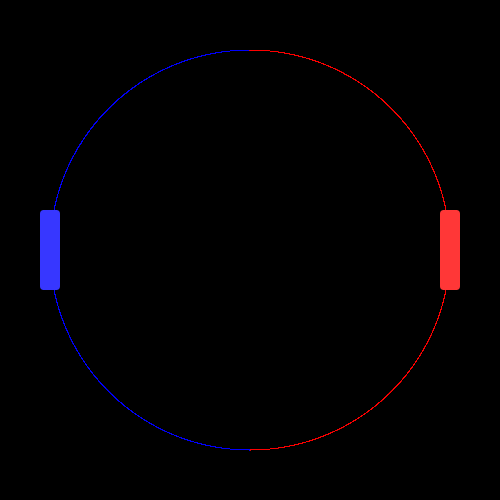
Frame 1 (no input)
Frame 60 (the mouse pressed at the canvas centre just before this capture): identical to frame 1, image omitted
Frame 120 (the mouse held since frame 60 and released just before this capture): identical to frame 1, image omitted

The Processing sketch that drew this single still picture (run headless with seeded random() and noise(); from frame 60 on, the mouse is pressed at the canvas centre):

// Processing sketch: processing
// ── processing.pde
float j1 = 0, j2 = PI;
float R = 200;
int power1 = 0, power2 = 0;
float speed = 0.01;
boolean direction = false;

void setup() {
 size(500, 500);
}

void draw() {
  rectMode(CENTER);
  background(0);
  float theta0 = (j1 + j2)/2;
  println(j1, j2, theta0);
  translate(width/2, height/2);
 
  pushMatrix();
  rotate(theta0);
  if (j1 > j2) stroke(255, 0, 0); else stroke(0, 0, 255);
  for (float theta = 0; theta < PI; theta += 0.001) {
    point(R * cos(theta), R * sin(theta));
  }
  if (j1 > j2) stroke(0, 0, 255); else stroke(255, 0, 0);
  for (float theta = PI; theta < TWO_PI; theta += 0.001) {
    point(R * cos(theta), R * sin(theta));
  }
  popMatrix();
  
  //draw J1
  noStroke();
  fill(255, power1 + 55, power1 + 55);
  pushMatrix();
  translate(R * cos(j1), R * sin(j1));
  rotate(j1);
  rect(0, 0, 20, 80, 4);
  popMatrix();
  
    //draw J2
  noStroke();
  fill(55 + power2, 55 + power2, 255);
  pushMatrix();
  translate(R * cos(j2), R * sin(j2));
  rotate(j2);
  rect(0, 0, 20, 80, 4);
  popMatrix();
  
  if (power1 > 0) power1 -= 1;
  if (power2 > 0) power2 -= 1;
}

void keyPressed() {
   if (key == CODED) {
     switch (keyCode) {
       case DOWN :
         if (power1 == 0) power1 = 200;
         break;
       case RIGHT :
         j1 += direction ? speed : -speed;
         break;
       case LEFT :
         j1 -= direction ? speed : -speed;
         break;
     }
   } else {
      switch (key) {
        case 'a' :
          j2 += direction ? speed : -speed;
          break;
        case 'd' :
          j2 -= direction ? speed : -speed;
          break;
        case 's' :
          if (power2 == 0) power2 = 200;
          break;
      }
   }
   while (j1 < 0) j1 += TWO_PI;
   while (j2 < 0) j2 += TWO_PI;
   while (j1 >= TWO_PI) j1 -= TWO_PI;
   while (j2 >= TWO_PI) j2 -= TWO_PI;
}
